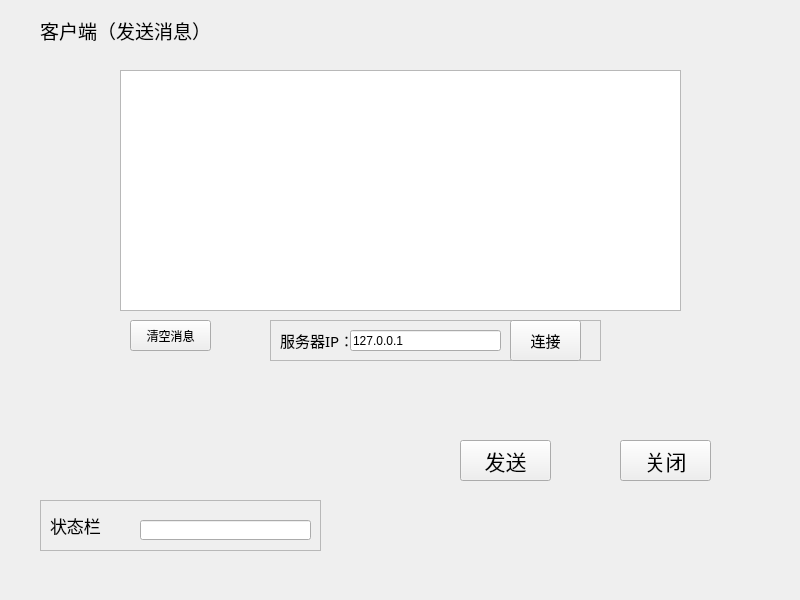
<?xml version="1.0" encoding="UTF-8"?>
<ui version="4.0">
 <class>MainWindow</class>
 <widget class="QMainWindow" name="MainWindow">
  <property name="geometry">
   <rect>
    <x>0</x>
    <y>0</y>
    <width>800</width>
    <height>600</height>
   </rect>
  </property>
  <property name="windowTitle">
   <string>MainWindow</string>
  </property>
  <widget class="QWidget" name="centralwidget">
   <widget class="QLabel" name="label">
    <property name="geometry">
     <rect>
      <x>40</x>
      <y>10</y>
      <width>211</width>
      <height>41</height>
     </rect>
    </property>
    <property name="font">
     <font>
      <family>等线</family>
      <pointsize>14</pointsize>
     </font>
    </property>
    <property name="text">
     <string>客户端（发送消息）</string>
    </property>
   </widget>
   <widget class="QPlainTextEdit" name="text">
    <property name="geometry">
     <rect>
      <x>120</x>
      <y>70</y>
      <width>561</width>
      <height>241</height>
     </rect>
    </property>
   </widget>
   <widget class="QPushButton" name="fasong">
    <property name="geometry">
     <rect>
      <x>460</x>
      <y>440</y>
      <width>91</width>
      <height>41</height>
     </rect>
    </property>
    <property name="font">
     <font>
      <family>幼圆</family>
      <pointsize>16</pointsize>
      <italic>false</italic>
      <underline>false</underline>
     </font>
    </property>
    <property name="text">
     <string>发送</string>
    </property>
   </widget>
   <widget class="QPushButton" name="guanbi">
    <property name="geometry">
     <rect>
      <x>620</x>
      <y>440</y>
      <width>91</width>
      <height>41</height>
     </rect>
    </property>
    <property name="font">
     <font>
      <family>幼圆</family>
      <pointsize>16</pointsize>
     </font>
    </property>
    <property name="text">
     <string>关闭</string>
    </property>
   </widget>
   <widget class="QPushButton" name="qingkong">
    <property name="geometry">
     <rect>
      <x>130</x>
      <y>320</y>
      <width>81</width>
      <height>31</height>
     </rect>
    </property>
    <property name="text">
     <string>清空消息</string>
    </property>
   </widget>
   <widget class="QFrame" name="frame">
    <property name="geometry">
     <rect>
      <x>40</x>
      <y>500</y>
      <width>281</width>
      <height>51</height>
     </rect>
    </property>
    <property name="frameShape">
     <enum>QFrame::StyledPanel</enum>
    </property>
    <property name="frameShadow">
     <enum>QFrame::Raised</enum>
    </property>
    <widget class="QLabel" name="label_2">
     <property name="geometry">
      <rect>
       <x>10</x>
       <y>10</y>
       <width>81</width>
       <height>31</height>
      </rect>
     </property>
     <property name="font">
      <font>
       <family>幼圆</family>
       <pointsize>13</pointsize>
      </font>
     </property>
     <property name="text">
      <string>状态栏</string>
     </property>
    </widget>
    <widget class="QLineEdit" name="zhuangtai">
     <property name="geometry">
      <rect>
       <x>100</x>
       <y>20</y>
       <width>171</width>
       <height>20</height>
      </rect>
     </property>
    </widget>
   </widget>
   <widget class="QFrame" name="frame_2">
    <property name="geometry">
     <rect>
      <x>270</x>
      <y>320</y>
      <width>331</width>
      <height>41</height>
     </rect>
    </property>
    <property name="frameShape">
     <enum>QFrame::StyledPanel</enum>
    </property>
    <property name="frameShadow">
     <enum>QFrame::Raised</enum>
    </property>
    <widget class="QLabel" name="label_3">
     <property name="geometry">
      <rect>
       <x>10</x>
       <y>10</y>
       <width>81</width>
       <height>21</height>
      </rect>
     </property>
     <property name="font">
      <font>
       <family>等线 Light</family>
       <pointsize>11</pointsize>
      </font>
     </property>
     <property name="text">
      <string>服务器IP：</string>
     </property>
    </widget>
    <widget class="QLineEdit" name="lineEdit">
     <property name="geometry">
      <rect>
       <x>80</x>
       <y>10</y>
       <width>151</width>
       <height>21</height>
      </rect>
     </property>
     <property name="text">
      <string>127.0.0.1</string>
     </property>
    </widget>
    <widget class="QPushButton" name="pushButton">
     <property name="geometry">
      <rect>
       <x>240</x>
       <y>0</y>
       <width>71</width>
       <height>41</height>
      </rect>
     </property>
     <property name="font">
      <font>
       <family>等线 Light</family>
       <pointsize>11</pointsize>
      </font>
     </property>
     <property name="text">
      <string>连接</string>
     </property>
    </widget>
   </widget>
  </widget>
  <widget class="QMenuBar" name="menubar">
   <property name="geometry">
    <rect>
     <x>0</x>
     <y>0</y>
     <width>800</width>
     <height>26</height>
    </rect>
   </property>
  </widget>
 </widget>
 <resources/>
 <connections>
  <connection>
   <sender>qingkong</sender>
   <signal>clicked()</signal>
   <receiver>text</receiver>
   <slot>clear()</slot>
   <hints>
    <hint type="sourcelabel">
     <x>187</x>
     <y>363</y>
    </hint>
    <hint type="destinationlabel">
     <x>177</x>
     <y>322</y>
    </hint>
   </hints>
  </connection>
  <connection>
   <sender>guanbi</sender>
   <signal>clicked()</signal>
   <receiver>MainWindow</receiver>
   <slot>close()</slot>
   <hints>
    <hint type="sourcelabel">
     <x>678</x>
     <y>483</y>
    </hint>
    <hint type="destinationlabel">
     <x>742</x>
     <y>481</y>
    </hint>
   </hints>
  </connection>
 </connections>
</ui>
